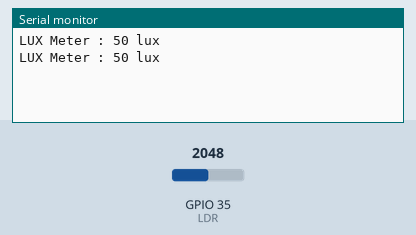
Recording of a sketch running on a simulated ESP32. Parts: the last lines printed to the serial monitor. Inputs (shaded band) come from the test bench; at power-on: GPIO 35 (LDR) = 2048.

Above: at 1.8 s.
1.9 s: GPIO 35 (LDR) set to 2866
At 2.5 s:
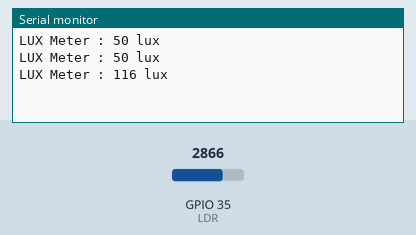
3.4 s: GPIO 35 (LDR) set to 3603
At 4.8 s:
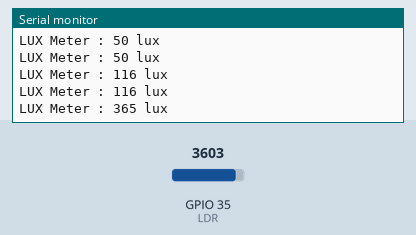
Timing chart, 0 to 6.4 s (numbered marks = the images above; inputs shaded):
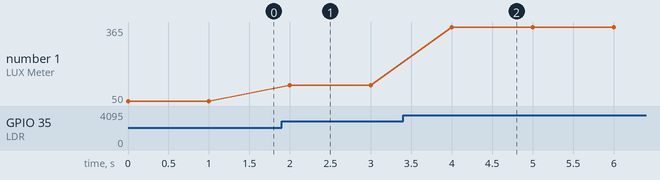

Measured:
- after the input at 1.9 s, the serial monitor: prints a new line after 0.10 s (image 1)
- after the input at 3.4 s, the serial monitor: prints a new line after 0.60 s (image 2)
- plotted number 1: 50 → 116 after the input at 1.9 s, 116 → 365 after the input at 3.4 s

The sketch:

LDR.ino
```cpp
#define LDR 35    //ประกาศตัวแปร LDR
void setup()
{
  Serial.begin(9600);
}
void loop()
{
  Serial.print("LUX Meter : ");
  Serial.print(lux_meter());   //เรียกใช้ฟังก์ชั่น lux_meter()
  Serial.println(" lux");
  delay(1000);
}
int lux_meter(){    //ฟังก์ชั่นแปลงค่าดิจิทัลเป็นค่า Lux
  int LDR_Val = analogRead(LDR);
  float Vout = float(LDR_Val) * (3.3 / float(4096));
  float RLDR = (10000 * (3.3 - Vout))/Vout;
  int lux = 500/(RLDR/1000);
  return lux;
}
```
